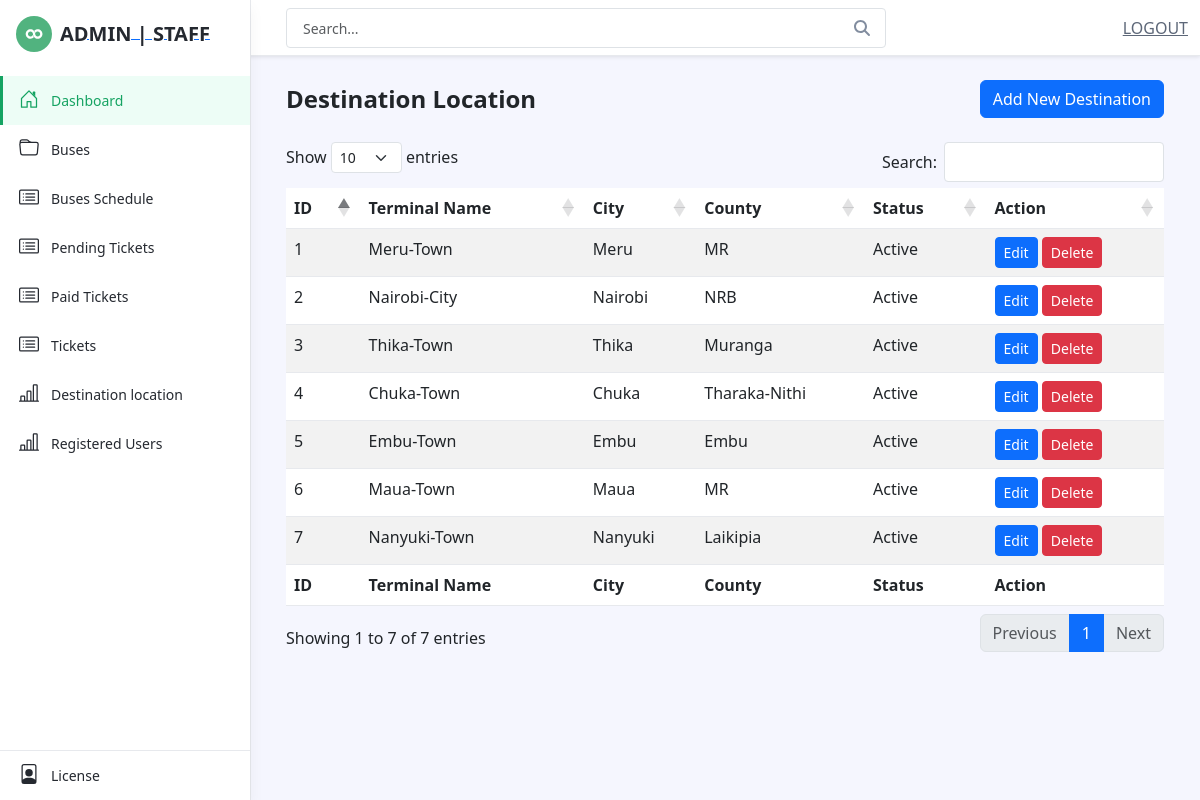
Page /admin/location.php on the committed database.
### tables this page shows
CREATE TABLE `location` (
  `id` int(30) NOT NULL,
  `terminal_name` text NOT NULL,
  `city` varchar(250) NOT NULL,
  `state` varchar(250) NOT NULL,
  `status` tinyint(1) NOT NULL DEFAULT 1 COMMENT '0= inactive , 1= active',
  `date_updated` datetime NOT NULL DEFAULT current_timestamp() ON UPDATE current_timestamp()
);

### admin/location.php (the view, shortened to what this page needs)
<?php
include("inc/header.php");
require_once("db-connect/config.php");
$selectQuery = "SELECT * FROM location";
$stmt = $conn->prepare($selectQuery);
$stmt->execute();
$locations = $stmt->fetchAll(PDO::FETCH_ASSOC);
?>
    <link href="https://cdnjs.cloudflare.com/ajax/libs/twitter-bootstrap/5.3.0-alpha3/css/bootstrap.min.css"
        rel="stylesheet">
    <link href="https://cdn.datatables.net/1.13.5/css/dataTables.bootstrap5.min.css" rel="stylesheet">
<body class="app">
    <?php
    include("inc/sidebar.php");
    ?>
    <div class="app-wrapper">
        <div class="app-content pt-3 p-md-3 p-lg-4">
            <div class="container-xl">
                <div class="row g-3 mb-4 align-items-center justify-content-between">
                    <div class="col-auto">
                        <h1 class="app-page-title mb-0">Destination Location</h1>
                    </div>
                    <div class="col-auto">
                        <a href="add_location.php" class="btn btn-primary">Add New Destination</a>
                    </div>
                </div>
                <div class="row g-4">
                    <table id="example" class="table table-striped" style="width:100%">
                        <thead>
                            <tr>
                                <th>ID</th>
                                <th>Terminal Name</th>
                                <th>City</th>
                                <th>County</th>
                                <th>Status</th>
                                <th>Action</th>
                            </tr>
                        </thead>
                        <tbody>
                            <?php foreach ($locations as $location) : ?>
                            <tr>
                                <td><?php echo $location['id']; ?></td>
                                <td><?php echo $location['terminal_name']; ?></td>
                                <td><?php echo $location['city']; ?></td>
                                <td><?php echo $location['state']; ?></td>
                                <td><?php echo ($location['status'] == 1) ? 'Active' : 'Inactive'; ?></td>
                                <td>
                                    <a href="edit_location.php?id=<?php echo $location['id']; ?>"
                                        class="btn btn-sm btn-primary">Edit</a>
                                    <a href="delete_location.php?id=<?php echo $location['id']; ?>"
                                        class="btn btn-sm btn-danger"
                                        onclick="return confirm('Are you sure you want to delete this location?')">Delete</a>
                                </td>
                            </tr>
                            <?php endforeach; ?>
                        </tbody>
                        <tfoot>
                            <tr>
                                <th>ID</th>
                                <th>Terminal Name</th>
                                <th>City</th>
                                <th>County</th>
                                <th>Status</th>
                                <th>Action</th>
                            </tr>
                        </tfoot>
                    </table>
                </div>
            </div>
        </div>
    </div>
</body>
</html>

### rows in the picture
location: id "1", terminal_name "Meru-Town", city "Meru", state "MR", status "Active"
location: id "2", terminal_name "Nairobi-City", city "Nairobi", state "NRB", status "Active"
location: id "3", terminal_name "Thika-Town", city "Thika", state "Muranga", status "Active"
location: id "4", terminal_name "Chuka-Town", city "Chuka", state "Tharaka-Nithi", status "Active"
location: id "5", terminal_name "Embu-Town", city "Embu", state "Embu", status "Active"
location: id "6", terminal_name "Maua-Town", city "Maua", state "MR", status "Active"
location: id "7", terminal_name "Nanyuki-Town", city "Nanyuki", state "Laikipia", status "Active"
